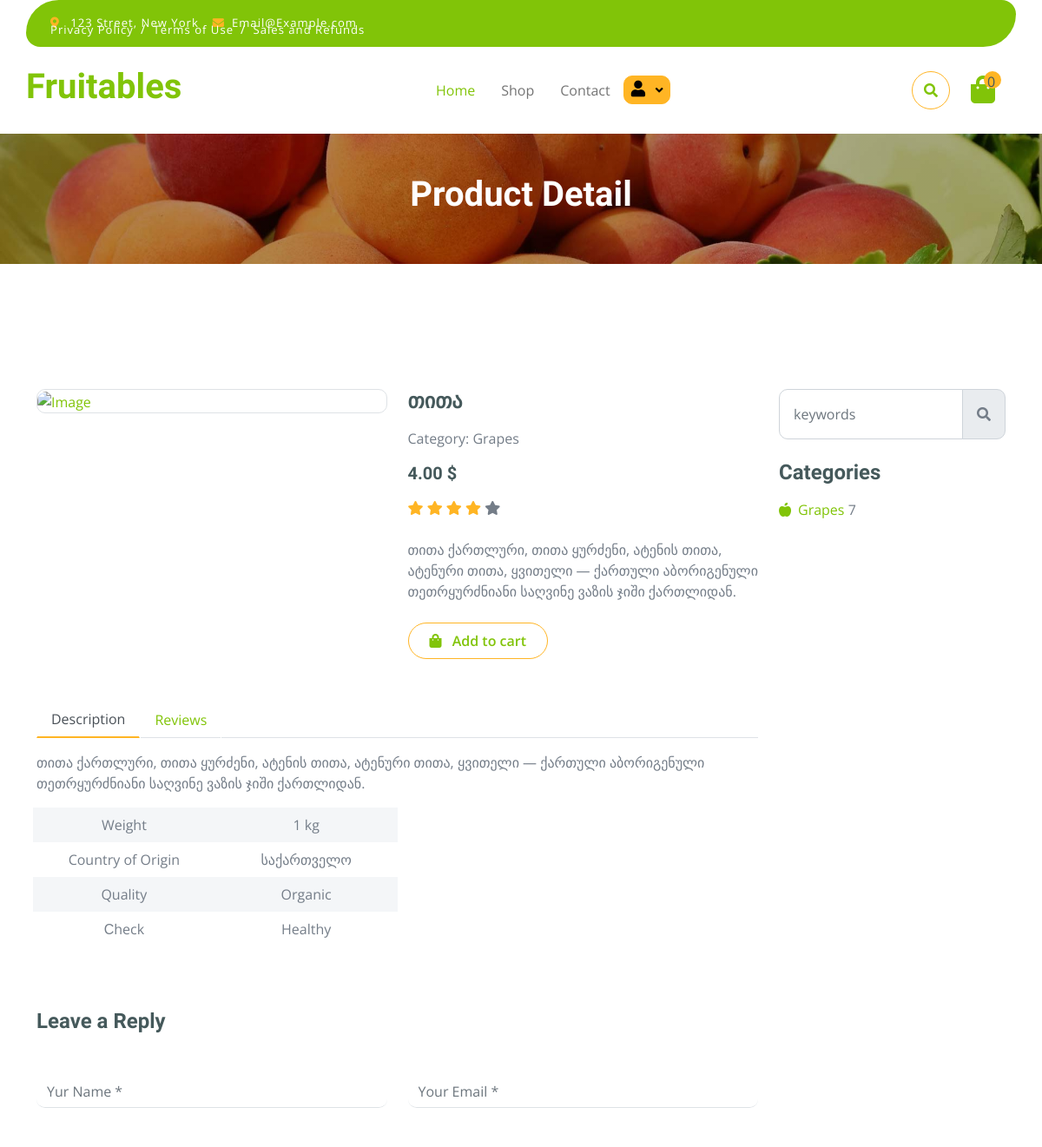
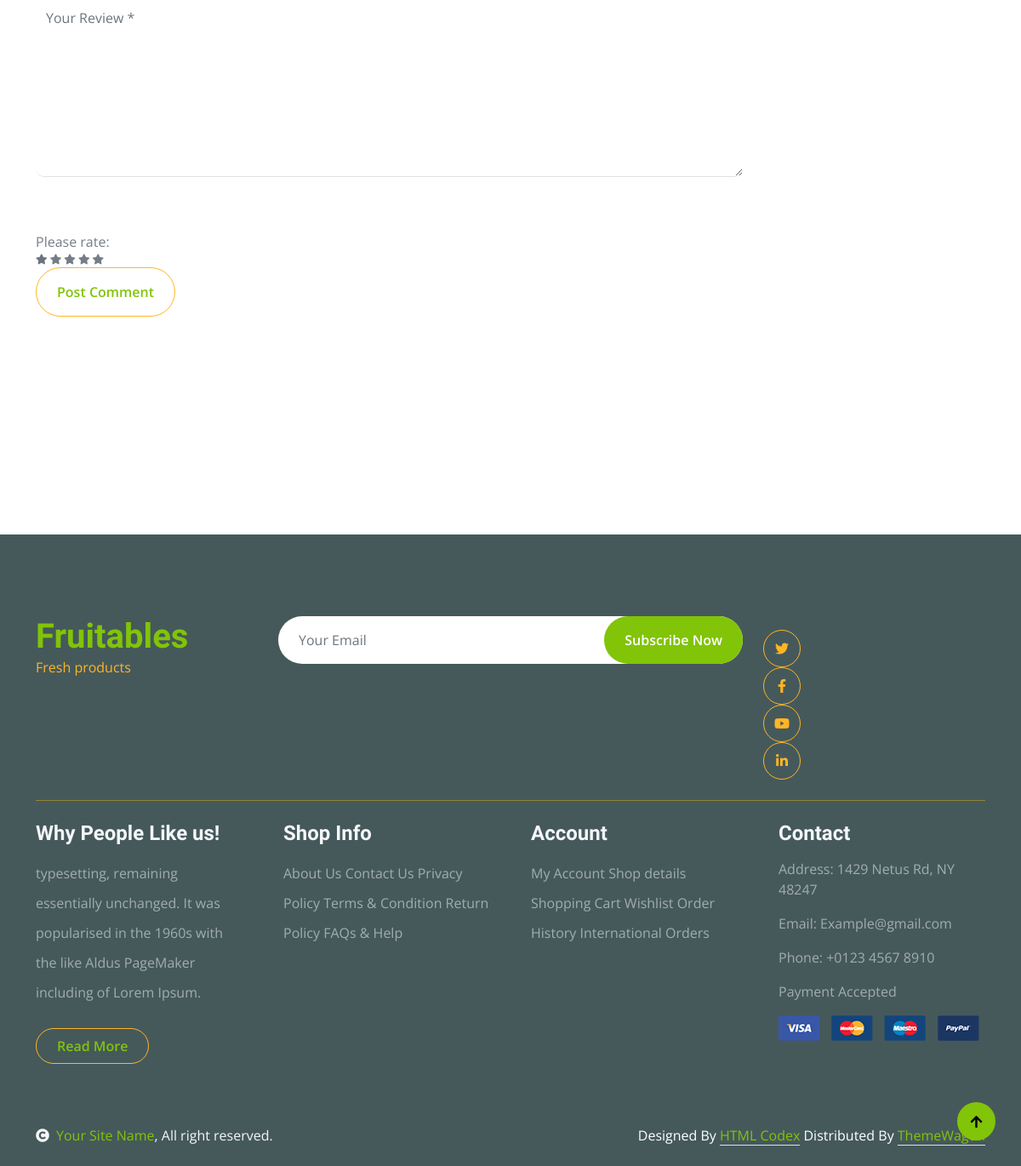
The app's page /store/products/1/ with its own data (2 pictures, top to bottom).
### store/models.py (models this page shows, shortened)
class Product(models.Model):
    name = models.CharField(max_length=100, verbose_name=_('Name'))
    description = models.TextField(verbose_name=_('Description'))
    quantity = models.PositiveIntegerField(default=0, verbose_name=_('Quantity'))
    price = models.DecimalField(max_digits=10, decimal_places=2, verbose_name=_('Price'))
    image = VersatileImageField(upload_to=generate_image_path, null=True, blank=True)
    weight = models.PositiveIntegerField(default=0)
    country_of_origin = models.CharField(max_length=100, verbose_name=_('Country_of_origin'))
    quality = models.CharField(max_length=100)
    healthy = models.CharField(max_length=100)
    categories = models.ManyToManyField(Category, related_name='products')
    discount_percentage = models.DecimalField(max_digits=5, decimal_places=2, default=0,
                                              validators=[MinValueValidator(0), MaxValueValidator(100)])

class Category(models.Model):
    name = models.CharField(max_length=100)
    parent = models.ForeignKey(
        'self', on_delete=models.SET_NULL, null=True, blank=True, related_name='sub_categories'
    )
    def __str__(self):
        return self.name
    class Meta:
        verbose_name_plural = 'Categories'

### store/views.py (the view)
# urls.py: path('store/products/<int:product_id>/', views.ProductDetailView.as_view(), name='product_detail'),
class ProductDetailView(DetailView):
    model = Product
    template_name = 'product_detail.html'
    context_object_name = 'product'
    pk_url_kwarg = 'product_id'
    def get_context_data(self, **kwargs):
        context = super().get_context_data(**kwargs)
        product = self.get_object()
        category = product.categories.get()
        product_count = get_products_for_category(category).count()
        context['product_count'] = product_count
        return context

### store/context_processors.py (called while the page is built)
def cart_items_total_quantity(request):
    if request.user.is_authenticated:
        user_cart = UserCart.objects.filter(user=request.user).first()
        total_quantity = sum(item.quantity for item in user_cart.items.all()) if user_cart else 0
        if user_cart:
            return {'total_quantity': total_quantity}
    return {
        'total_quantity': 0,
    }

### store/views.py (called while the page is built)
def get_all_categories(category):
    all_category = [category]
    for sub_category in category.sub_categories.all():
        all_category.extend(get_all_categories(sub_category))
    return all_category

def get_products_for_category(category):
    all_category = get_all_categories(category)
    return Product.objects.filter(categories__in=all_category).distinct()

### store/templates/product_detail.html (shortened to what this page needs)
{% extends "base.html" %}
{% load static i18n %}
{% block content %}
<!DOCTYPE html>
<html lang="en">
<head>
</head>
<body>
        <div class="container-fluid page-header py-5">
            <h1 class="text-center text-white display-6">{% trans "Product Detail" %}</h1>
        </div>
        <div class="container-fluid py-5 mt-5">
            <div class="container py-5">
                <div class="row g-4 mb-5">
                    <div class="col-lg-8 col-xl-9">
                        <div class="row g-4">
                            <div class="col-lg-6">
                                <div class="border rounded">
                                    <a href="#">
                                            <img src="{{ product.image.crop.402x402 }}" class="img-fluid rounded" alt="Image">
                                    </a>
                                </div>
                            </div>
                            <div class="col-lg-6">
                                <h4 class="fw-bold mb-3">{{ product.name }}</h4>
                                <p class="mb-3">Category: {{ product.categories.get }}</p>
                                <h5 class="fw-bold mb-3">{{ product.price }} $</h5>
                                <div class="d-flex mb-4">
                                    <i class="fa fa-star text-secondary"></i>
                                    <i class="fa fa-star text-secondary"></i>
                                    <i class="fa fa-star text-secondary"></i>
                                    <i class="fa fa-star text-secondary"></i>
                                    <i class="fa fa-star"></i>
                                </div>
                                <p class="mb-4">{{ product.description }}</p>
                                <form action="{% url 'add_cart_item' %}" method="POST" class="d-inline">
                                    <button type="submit" class="btn border border-secondary rounded-pill px-4 py-2 mb-4 text-primary">
                                        <i class="fa fa-shopping-bag me-2 text-primary"></i> Add to cart</button>
                                </form>
                            </div>
                            <div class="col-lg-12">
                                <nav>
                                    <div class="nav nav-tabs mb-3">
                                        <button class="nav-link active border-white border-bottom-0" type="button" role="tab"
                                            id="nav-about-tab" data-bs-toggle="tab" data-bs-target="#nav-about"
                                            aria-controls="nav-about" aria-selected="true">{% trans "Description" %}</button>
                                        <button class="nav-link border-white border-bottom-0" type="button" role="tab"
                                            id="nav-mission-tab" data-bs-toggle="tab" data-bs-target="#nav-mission"
                                            aria-controls="nav-mission" aria-selected="false">Reviews</button>
                                    </div>
                                </nav>
                                <div class="tab-content mb-5">
                                    <div class="tab-pane active" id="nav-about" role="tabpanel" aria-labelledby="nav-about-tab">
                                        <p>{{ product.description}}</p>
                                        <div class="px-2">
                                            <div class="row g-4">
                                                <div class="col-6">
                                                    <div class="row bg-light align-items-center text-center justify-content-center py-2">
                                                        <div class="col-6">
                                                            <p class="mb-0">Weight</p>
                                                        </div>
                                                        <div class="col-6">
                                                            <p class="mb-0">{{ product.weight }} kg</p>
                                                        </div>
                                                    </div>
                                                    <div class="row text-center align-items-center justify-content-center py-2">
                                                        <div class="col-6">
                                                            <p class="mb-0">Country of Origin</p>
                                                        </div>
                                                        <div class="col-6">
                                                            <p class="mb-0">{{ product.country_of_origin}}</p>
                                                        </div>
                                                    </div>
                                                    <div class="row bg-light text-center align-items-center justify-content-center py-2">
                                                        <div class="col-6">
                                                            <p class="mb-0">Quality</p>
                                                        </div>
                                                        <div class="col-6">
                                                            <p class="mb-0">{{ product.quality }}</p>
                                                        </div>
                                                    </div>
                                                    <div class="row text-center align-items-center justify-content-center py-2">
                                                        <div class="col-6">
                                                            <p class="mb-0">Сheck</p>
                                                        </div>
                                                        <div class="col-6">
                                                            <p class="mb-0">{{ product.healthy }}</p>
                                                        </div>
                                                    </div>
                                                </div>
                                            </div>
                                        </div>
                                    </div>
                                </div>
                            </div>
                            <form action="#">
                                <h4 class="mb-5 fw-bold">Leave a Reply</h4>
                                <div class="row g-4">
                                    <div class="col-lg-6">
                                        <div class="border-bottom rounded">
                                            <input type="text" class="form-control border-0 me-4" placeholder="Yur Name *">
                                        </div>
                                    </div>
                                    <div class="col-lg-6">
                                        <div class="border-bottom rounded">
                                            <input type="email" class="form-control border-0" placeholder="Your Email *">
                                        </div>
                                    </div>
                                    <div class="col-lg-12">
                                        <div class="border-bottom rounded my-4">
                                            <textarea name="" id="" class="form-control border-0" cols="30" rows="8" placeholder="Your Review *" spellcheck="false"></textarea>
                                        </div>
                                    </div>
                                    <div class="col-lg-12">
                                        <div class="d-flex justify-content-between py-3 mb-5">
                                            <div class="d-flex align-items-center">
                                                <p class="mb-0 me-3">Please rate:</p>
                                                <div class="d-flex align-items-center" style="font-size: 12px;">
                                                    <i class="fa fa-star text-muted"></i>
                                                    <i class="fa fa-star"></i>
                                                    <i class="fa fa-star"></i>
                                                    <i class="fa fa-star"></i>
                                                    <i class="fa fa-star"></i>
                                                </div>
                                            </div>
                                            <a href="#" class="btn border border-secondary text-primary rounded-pill px-4 py-3"> Post Comment</a>
                                        </div>
                                    </div>
                                </div>
                            </form>
                        </div>
                    </div>
                    <div class="col-lg-4 col-xl-3">
                        <div class="row g-4 fruite">
                            <div class="col-lg-12">
                                <div class="input-group w-100 mx-auto d-flex mb-4">
                                    <input type="search" class="form-control p-3" placeholder="keywords" aria-describedby="search-icon-1">
                                    <span id="search-icon-1" class="input-group-text p-3"><i class="fa fa-search"></i></span>
                                </div>
                                <div class="mb-4">
                                    <h4>Categories</h4>
                                    <ul class="list-unstyled fruite-categorie">
                                        <li>
                                            <div class="d-flex justify-content-between fruite-name">
                                                <a href="{% url 'category_list' category_id=product.categories.get.id %}"><i class="fas fa-apple-alt me-2"></i>{{ product.categories.get }}</a>
                                                <span>{{ product_count }}</span>
                                            </div>
                                        </li>
                                    </ul>
                                </div>
                            </div>
                        </div>
                    </div>
                </div>
            </div>
        </div>
</body>
</html>
{% endblock %}

### store/static/css/style.css (style rules this page uses)
.btn { font-weight: 600; transition: .5s; }
.btn.border-secondary { transition: 0.5s; }
.page-header { position: relative; background: linear-gradient(rgba(0, 0, 0, 0.3), rgba(0, 0, 0, 0.3)), url(../img/cart-page-header-img.jpg); background-position: center center; background-repeat: no-repeat; background-size: cover; }
@media (min-width: 992px) { .hero-header, .page-header { margin-top: 152px !important; } }
.fruite .fruite-categorie .fruite-name { line-height: 40px; }
.fruite .fruite-categorie .fruite-name a { transition: 0.5s; }
.nav.nav-tabs .nav-link.active { border-bottom: 2px solid var(--bs-secondary) !important; }

### records on screen
Product: name "თითა", categories.get "Grapes", price "4.00", description "თითა ქართლური, თითა ყურძენი, ატენის თითა, ატენური თითა, ყვითელი — ქართული აბორიგენული თეთრყურძნიანი საღვინე ვაზის ჯიში ქართლიდან.", weight "1", country_of_origin "საქართველო", quality "Organic", healthy "Healthy"

### other values on screen
{{ total_quantity }} "0"
{{ product_count }} "7"
